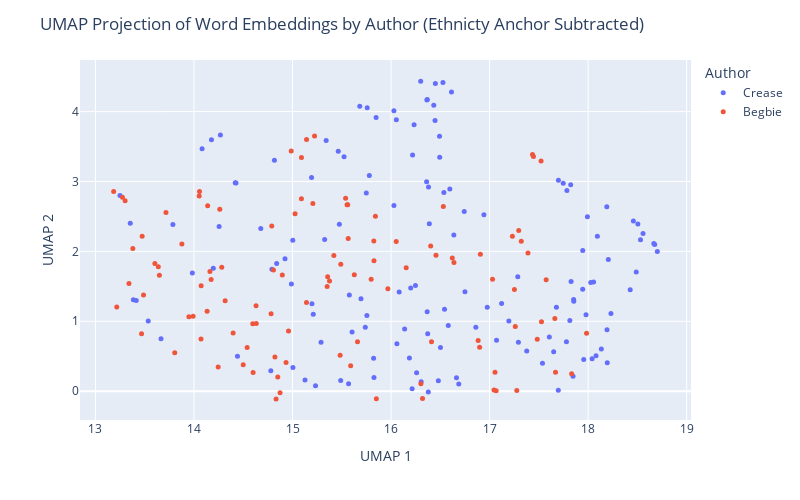

Notebook cell for this chart:
### Code cell
# plot using plotly to further explore
import plotly.express as px
import textwrap

def wrap_text(text, width=60):
    return '<br>'.join(textwrap.wrap(text, width=width))

umap_df = pd.DataFrame(proj, columns=['UMAP 1', 'UMAP 2'])
umap_df['Author'] = labels
umap_df['Text'] = [snip for auth in judge_snippets for snip in judge_snippets[auth]]
umap_df['Text'] = umap_df['Text'].apply(lambda t: wrap_text(t, width=50))

fig = px.scatter(umap_df, x='UMAP 1', y='UMAP 2', 
                 color='Author', hover_data=['Text'], 
                 width=800, height=500 )
fig.update_traces(marker=dict(size=5))
fig.update_layout(title='UMAP Projection of Word Embeddings by Author (Ethnicty Anchor Subtracted)')
fig.show()

fig.write_html("umap_projection.html")

### Figure 1 — Plotly figure (JSON) as saved in the notebook; plotly's stock layout.template omitted (floating-point values rounded to 4 significant figures; data arrays with more than 128 entries replaced by an {"elided": "..."} marker saying what was removed)
{"data": [{"customdata": {"elided": "140x1 str values"}, "hovertemplate": "Author=Crease<br>UMAP 1=%{x}<br>UMAP 2=%{y}<br>Text=%{customdata[0]}<extra></extra>", "legendgroup": "Crease", "marker": {"color": "#636efa", "size": 5, "symbol": "circle"}, "mode": "markers", "name": "Crease", "orientation": "v", "showlegend": true, "type": "scatter", "x": {"elided": "140 float values"}, "xaxis": "x", "y": {"elided": "140 float values"}, "yaxis": "y"}, {"customdata": [["(5) If it appears that a tax is not bona fide<br>within the purpose provided for, but is imposed<br>with the real purpose of discriminating against a<br>class, it is not within the justification of the<br>enabling statute, and, on the facts, the tax in<br>question was intended not for the purpose of<br>raising a revenue, but as a restriction on the<br>Chinese."], ["Indeed if no restriction whatever be placed on the<br>word \" other\" in that section; if the Provincial<br>Legislature can insist upon imposing licenses upon<br>everything and upon every act of life, and tax<br>each licensee at any moment they please, there<br>would be a very simple way of excluding every<br>Chinaman from the Province, by imposing a<br>universal tax, not limited to any nationality, of<br>one or two thousand dollars per annum for a<br>license to Judgment."], ["No Chinaman will shave the back of his head; no<br>true moujik will shave his chin."], ["I rather think that the auctioneers would<br>repudiate this alleged similarity of their<br>occupation to that of a Chinese washerman."], ["assing Chinamen, supposed to be the only persons<br>carrying on this industry."], ["REGINA v. MEE WAH to subject Chinamen to<br>exceptional disadvantages it is clearly<br>unconstitutional."], ["G. to the report of the recent Chinese Conmission,<br>p. 379, and by Mr. Justice CREASE in Wing Chong's<br>case, 1 B.C.R."], ["Justices FIELD, HOFFMAN, SAWYER and DEADY and<br>other Judges whom they cite, all confirm this,<br>that a State, or Provincial law imposing special<br>disabilities or unequal burdens on Chinamen is<br>unconstitutional and void."], ["Statutes were by their title and preamble REGINA<br>v. MEE WAH expressly aimed at Chinamen by name;<br>that this distinction also renders inapplicable<br>all the United States' cases cited; that this<br>enactment is quite general extending to all<br>laundries without exception and we must not look<br>beyond the words of the enactment to enquire what<br>its object was; that there is in fact one laundry<br>in Victoria not conducted by Chinamen on which the<br>tax will fall with equal force so that it is<br>impossible to say that Chinamen are hereby<br>exclusively selected for taxation; the<br>circumstance that they are chiefly affected being<br>a mere coincidence; that the bylaw only imposes<br>$100.00 per annum, keeping far within the limit of<br>$150.00 permitted by the Statute; that the tax<br>clearly is calculated to procuring additional<br>Municipal revenue and that no other object is<br>hinted at."], ["I, for my part, cannot arrive at any other<br>conclusion than that it is specially directed<br>against Chinamen because they are Chinamen and for<br>no other Judgment."], ["The appellants' contention that the clause is<br>merely intended to hamper or expel Chinamen is<br>much strengthened by considering the amount of the<br>tax sanctioned, which is $150.00 per annum,<br>whereas the limit sanctioned by the Legislature in<br>the case of any retail shop, however extensive or<br>lucrative its business, is only $10.00 per annum."], ["The test is whether on the whole statute the<br>Legislature can fairly be held to have said : \"Let<br>us impose a tax in order to raise a revenue,<br>though perhaps it may fall on Chinamen,\" or \" let<br>us impose this tax in order to fall on Chinamen,<br>though perhaps it will raise no revenue.\""], ["When we find (1st) no other description of labour<br>taxed at all ; (2nd) this description of labour<br>practically quite abandoned to Chinamen alone ;<br>(3rd) this description of labour taxed at fifteen<br>times the rate permitted to be levied on any<br>retail shop ; (4th) that a preliminary Provincial<br>Act has declared Chinamen incapable of the<br>franchise which they formerly exercised."], ["I cannot doubt but that the tax is directed<br>against Chinamen, as such."], ["It is not competent to the Provincial Legislature,<br>or to a municipality, to deprive, generally,<br>particular nationalities or individuals of the<br>capacity to take out municipal trade licenses ; e.<br>g., a Chinaman has a right to apply for a<br>pawnbroker's license."], ["Application for a mandamus to the Corporation of<br>the City of Victoria to compel the renewal to the<br>prosecutors (Chinamen) of a pawnbroker's license."], ["It is alleged by the prosecution, and not denied,<br>that the Council have in fact ordered the<br>Collector to issue no pawnbroking license to any<br>Chinaman."], ["In the French colony of Cayenne, the Town Council<br>recently handi- capped the superior capacities of<br>the Chinaman by imposing on merchants of that<br>empire an extra tax of $300 per annum, deeming it<br>also expedient to handicap English and German<br>traders by a surtax of $200 on them."], ["Chinamen in British Columbia appear to follow any<br>description of industry which may appear useful,<br>i.e., in which they can obtain employment or earn<br>their livelihood."], ["The menial businesses of washing and of splitting<br>and Chinese washer sawing stovewood are almost<br>entirely engrossed by Chinamen."], ["Every Chinaman in British Columbia has the air of<br>having worked, and of being ready to work, with<br>his hands, except a few who practice as medical<br>men and the leading commercial men."], ["Chinamen do not much trouble the hospitals."], ["I never heard of Chinamen becoming a burden on the<br>private charity of the whites."], ["I have an indistinct remembrance of having been<br>once asked to contribute to the cost of removing a<br>disabled Chinaman; I am not sure."], ["Industry, economy, sobriety, and law-abidingness<br>are exactly the four prominent qualities of<br>Chinamen as asserted both by their advocates and<br>their adversaries."], ["Lazy, drunken, extravagant, and turbulent: this<br>is, by the voices of their friends and foes,<br>exactly what a Chinaman is not."], ["If Chinamen would only be less industrious and<br>economical, if they would but occasionally get<br>drunk, they would no longer be the formidable<br>competitors with the white man which they prove to<br>be in the labor market; there would be no longer a<br>cry for their suppression."], ["But these qualities meet with no competition here;<br>and the Chinaman sees no person to take his place<br>were he to abdicate it."], ["I have heard an individual Chinaman stigmatized as<br>\"lazy ;\" but the fact was he conceived himself<br>insulted, and was sulking."], ["I cannot recall to memory that I ever saw or heard<br>of a Chinaman being drunk."], ["There is scarcely an epithet so removed from the<br>notion of a Chinaman as \"turbulent,\" though of<br>course they may be provoked to resist violence."], ["employment as domestics, their large brotherhoods,<br>necessarily impenetrably secret to the whites, and<br>the unguarded condition of our houses, the<br>pilfering by Chinamen servants is really quite<br>inconsiderable."], ["I believe that two of the white servants I have<br>had have pilfered more from me  than any twenty<br>Chinamen in Victoria ever stole from their<br>employers..    5."], ["I do not think that the feeling of the whites<br>against Chinamen has much changed; but I do not<br>recollect anything that can be called \"agitation \"<br>against them until Confederation."], ["This dislike, which otherwise might lie dormant or<br>inert, is certainly mutual; it is manifested in<br>China, we are- told, more extensively and<br>stringently than here, and without any impulse<br>there from direct competition for bread."], ["Europeans at Canton or Shanghai are not safe<br>beyond their allotted cantonments, any more than a<br>Chinaman would have been on Williams Creek twenty<br>years ago."], ["The Chinaman is in every respect the reverse of an<br>European, except that he is a man."], ["Accordingly, before the close of the First<br>Parliament after Confederation, Chinamen were<br>deprived of the right of franchise, which they had<br>previously enjoyed."], ["This was on the ostensible ground that all<br>Chinamen were actuated merely by direct money<br>considerations."], ["The same distinguished writer whom I have already<br>quoted on the Judenhetze, observes, in speaking of<br>the rival programmes in the existing presidential<br>campaign in the United States: \"The Irish vote or<br>the republican working man cannot be wooed<br>successfully without attacks on the bloated<br>capitalist, on English tyranny or treachery, or on<br>the unfortunate immigrants from China.” Mutato<br>nomine."], ["There are several matters alleged against<br>Chinamen: One is the extraordinarily small space<br>into which a cluster of them will retire for rest."], ["But I have seen in a good-sized house, where there<br>was plenty of cubic space, and where each person<br>might have had a separate bunk, five or six<br>Chinamen, not lodgers but owners, sleeping in a<br>heap as above described."], ["It is common to attribute to Chinamen generally,<br>that they are infested with disgusting diseases --<br>e. g., leprosy."], ["When an orator talks of Chinese lepers, it is<br>exactly the same unmeaning abuse as when a Canton<br>periodical holds out to popular indignation the<br>foreign \"red devils.\""], ["There is no leprosy or diabolism in the case;<br>though of course a Chinaman, like any other man,<br>may be a leper."], ["The orator merely wishes to impress his audience<br>with the belief that 'he strongly objects to<br>Chinamen."], ["A Chinaman was once pointed out to me who was<br>alleged to be a leper."], ["That was the only case of skin disease I remember<br>to have noticed or heard of among Chinamen."], ["These certainly were not contracted from Chinamen."], ["The Chinese, and I believe other Asiatic nations,<br>use opium extensively."], ["The enormous consumption which this implies does<br>not appear to prevent Chinamen from being the most<br>prolific race, the most indefatigable laborers,<br>and the keenest traders in the world."], ["If any Chinamen here abuse the drug by over-<br>indulgence, they must hide themselves, or at all<br>events they have entirely escaped my observation."], ["If their example persuades any white people to<br>similar over-indulgence, of which I am equally<br>ignorant, these must be a very degraded class-<br>weaker and more degraded than the Chinaman whose<br>expulsion is demanded."], ["Opium, as generally used here, is probably as<br>harmless as tobacco, which is also extensively<br>used in British Columbia by Chinamen."], ["All the evils arising from opium in British<br>Columbia in a year do not, probably, equal the<br>damage, trouble and expense occasioned to<br>individuals and to the state by whiskey in a<br>single month, or perhaps in some single night, As<br>already observed, I do not remember ever to have<br>seen a drunken Chinaman; and the argument against<br>Chinamen founded on opium appears to be analogous<br>to the comparison of the mote and the beam."], ["It is alleged that not only the aggregation of<br>Chinamen in their dwellings is a source of danger<br>to the public health, but that their habits are<br>filthy."], ["There are of course dirty Chinamen."], ["Any family in British Columbia will, at once,<br>without any enquiry as to his cleanliness, admit<br>the first Chinaman who offers as a cook-where a<br>cook is wanted; and really it may be said that no<br>washing is given out to people of any other<br>nation."], ["Whether the presence of Chinamen is any longer<br>desirable in British Colombia, is to a certain<br>extent a matter of opinion."], ["That Chinamen are very large till within a year,<br>mainly, employed in all the laborious parts of our<br>coal mines ; 2nd."], ["I do not see how people would get on here at all<br>without Chinamen."], ["If Chinamen were expelled, employers of labor<br>would probably have to leave the province; and<br>when they were gone, where would the employed be?"], ["There are supposed to be in California more than<br>120,000 Chinamen."], ["It is probable that in that state, as in British<br>Columbia, a good deal more than half the manual<br>labor is performed by Chinamen."], ["Within a radius of two miles there are at this<br>time no less than 500 Chinamen engaged in<br>gathering the hop crop."], ["For a field of twenty-five or thirty acres about<br>100 Chinamen are employed."], ["The Chinamen work by contract, and they rush from<br>morning till night, seeming never to tire."], ["As soon as a box is filled a loud yell informs the<br>foreman, who brings a sack, into which the box is<br>emptied, and the Chinamen are given a check."], ["Two Chinamen can pick from two to three boxes in a<br>day, and as they receive $1.50 per box it will be<br>seen that they are earning white men's wages."], ["Last year they only received $1.25, but help at<br>this time is scarce and the China bosses had only<br>to demand the raise and get it."], ["Now the only paying industries here are the<br>canneries and shoe factories, in both of which the<br>labor is almost exclusively Chinese."], ["Owing to a very great superiority in the mineral,<br>the coal mines have paid largely, notwithstanding<br>the rates of white miners wages, unequalled<br>elsewhere; but the coal mines have hitherto<br>largely employed Chinamen also."], ["After all that I have said about Chinamen, I can<br>lay no more claim to consistency than anybody else<br>in British Columbia."], ["I have always asserted their good qualities; but I<br>have never in twenty-six years had a Chinaman in<br>my house, an expensive whim that nobody else has<br>indulged in."], ["Still, I have had my opportunities of seeing and<br>hearing, for in all that time, I do not think I<br>ever knew a family that did not employ at least<br>one Chinaman."], ["The combination which it is intended to suggest<br>would be, I suppose, that the legislature should<br>forbid such arrivals of Chinamen, and that the<br>white population should \" boycott \" those<br>remaining here; or else that the legislature<br>should decree their expulsion."], ["The normal rates of wages are five shillings for<br>Chinamen, and in Victoria eight shillings for<br>white men."], ["I cannot believe that it has; on the contrary, as<br>the presence of Chinamen has enabled some small<br>capital to be accumulated, they must have<br>augmented the wages fund in the province: i. e.,<br>the loose capital seeking to increase itself by<br>the employment of reproductive labor."], ["I do not believe that any single European in the<br>province would employ a Chinaman about any<br>undertaking if he could procure an European,<br>irrespective of wages, unless, of course, the<br>European demanded wages which precluded all profit<br>on the undertaking."], ["Chinamen are employed not so much because their<br>normal money tariff is lower than the whites and<br>yet not much lower; many Chinamen get $30, and<br>some even $35 and $40, per month-as because they<br>are, as a rule, more sober, steady, docile and<br>industrious."], ["With very few exceptions, indeed, I never met a<br>Chinaman whom I could understand, beyond the<br>commonest wants, or by whom I could feel any<br>certainty that I was understood, even for an<br>ordinary message."], ["Yet I have often feared that I should be compelled<br>to fall into the universal practice and take<br>Chinese servants into my house-which I have never<br>yet done."], ["I have never personally observed any effect by the<br>Chinese upon the morals of the white people."], ["The latter have occasionally been induced by race-<br>prejudice to indulge in acts of violence ; but it<br>would be too much to say from thence that the<br>Chinaman had corrupted his cowardly assailants."], ["One Chinaman, last year, pleaded guilty to an<br>indictment for indecent assault on two girls of<br>ten or eleven and twelve or thirteen years."], ["However that is the only case I remember in which<br>it could be alleged that a Chinaman had had any<br>evil effect upon the morals of the whites, a<br>matter upon which they can have but very little<br>influence, either for good or evil."], ["Whites who have evil communications with Chinese<br>must themselves be lamentably depraved beforehand;<br>and so, I should be disposed to say, immoral<br>Chinese are not only not more injurious, but they<br>are quite innocuous to the morals of the whites,<br>in comparison with white people of similar or<br>allied habits."], ["I have seen unmistakable prostitutes in the<br>Chinese quarter of Victoria."], ["Drunken whites, I am sorry to say, are often to be<br>seen in Victoria, by night or by day; but I do not<br>remember ever to have seen a Chinaman under the<br>influence of liquor."], ["Debauched whites sometimes frequent, I believe,<br>Chinese brothels, as they do Indian brothels."], ["I don't think serious breaches of the peace are<br>proportionately more frequent in Chinese brothels<br>than in those kept by white women."], ["Indian brothels breed the most disturbances; and<br>they are close to the Chinese quarter."], ["I have omitted to state that Chinamen here are<br>generally divided into two tribes, or clans-there<br>may be more, but I have often had my attention<br>drawn to these two-viz ."], ["When a breach of the peace occurs among Chinamen,<br>the culprits are generally Canton versus Hong<br>Kong; and when these come into court, either in<br>criminal or civil cases, it is common to allow<br>each side to have an interpreter; as well to watch<br>that the evidence is truly interpreted as also to<br>explain it to their respective clients."], ["Owing partly to this, and partly also to their<br>unintelligibility to whites, and vice versa, it is<br>usual when twenty or thirty hands are engaged, e.<br>g., at a cannery, not to make the contract with<br>each workman separately, but with some one<br>Chinaman who has learned some English, leaving him<br>to sub-contract with the men; and he being the<br>sole medium of communication between them and the<br>owner of the cannery, this arrangement, though<br>unavoidable, necessarily leaves the men a good<br>deal at the mercy of this foreman."], ["Sometimes this takes place on a much larger scale,<br>and a Chinese merchant here will contract for a<br>whole cargo of Chinamen, fresh from China, whom he<br>engages to provide with employment, and then<br>drafts them out to different employers here, for<br>roads, canneries, etc."], ["A miner who feels no shame in purchasing the<br>possession of a female for a single night for $20,<br>is scandalized when a Chinaman pays $500 for the<br>possession of a female for six months, or until<br>they disagree."], ["No disgust is felt by Europeans when parents make<br>it a sine qua non on consenting to their<br>daughters' marriage that the husband shall settle<br>ten or twenty thousand dollars upon her; but it is<br>infamous if a Chinaman purchases the consent of<br>parents or guardians for one thousand dollars."], ["The woman is a slave sold into prostitution, but<br>the Chinese themselves look upon it in a different<br>light."], ["There was a case not long ago in court, before<br>myself, on habeas corpus: A Chinese girl was<br>contracted to marry a man who had offered the<br>guardians five hundred dollars."], ["I apprehend much of what is said about Chinese<br>slavery and prostitution proceeds from imperfect<br>consideration of the difference between Christian<br>and non-Christian marriage; but I only guess this,<br>I know scarcely anything about it."], ["Another ground on which I have heard it asserted<br>that slavery is general among Chinamen here, is<br>rather, I suspect, a proof of their freedom, or<br>would be so accepted among whites."], ["I have no doubt but that compulsion is put on all<br>Chinamen, so that it is very difficult for them to<br>obtain work, if they remain outside this<br>organization."], ["It is yet further urged against the Chinese, as<br>showing their unfitness to dwell in the land, that<br>they show no respect to our laws, nor to our<br>appointed courts, but refer their differences to<br>private tribunals of their own, whose behests are<br>carried out, irrespective of their conformity with<br>our laws and are never disputed in our courts."], ["The Chinese, like most other nations with any<br>pretence to civilization, have some methods for<br>referring private disputes to arbitrators chosen<br>by the parties themselves."], ["That the awards of Chinese arbitrators are always<br>accepted without demur (if the fact be as alleged)<br>would surely be a strong evidence of the equity of<br>the award, and the good sense of the parties in<br>difference; for it is utterly untrue that Chinamen<br>ignore our courts, or treat them with any want of<br>respect."], ["the nature and results of trades-unions at home,<br>after every enquiry possible; how much more<br>difficult would it be to arrive at facts here,<br>where they must necessarily be shrouded behind the<br>impenetrable and irresponsible screen of a Chinese<br>interpreter?"]], "hovertemplate": "Author=Begbie<br>UMAP 1=%{x}<br>UMAP 2=%{y}<br>Text=%{customdata[0]}<extra></extra>", "legendgroup": "Begbie", "marker": {"color": "#EF553B", "size": 5, "symbol": "circle"}, "mode": "markers", "name": "Begbie", "orientation": "v", "showlegend": true, "type": "scatter", "x": [17.83, 17.98, 14.28, 15.09, 15.42, 17.53, 17.57, 17.66, 17.26, 17.04, 17.67, 17.28, 17.03, 17.07, 17.44, 17.45, 17.52, 17.25, 15.21, 14.99, 15.8, 13.3, 13.88, 14.17, 14.78, 14.6, 15.36, 15.14, 14.07, 13.34, 14.93, 15.66, 14.16, 13.99, 15.85, 14.79, 14.54, 16.88, 14.83, 15.59, 15.63, 16.46, 14.81, 14.85, 14.4, 14.82, 14.07, 13.38, 13.18, 14.06, 15.38, 16.3, 14.9, 15.14, 13.8, 15.84, 13.27, 16.62, 15.03, 15.83, 13.6, 16.9, 15.56, 15.22, 15.55, 15.54, 15.97, 16.05, 15.83, 13.64, 15.09, 16.15, 13.65, 14.13, 13.49, 17.06, 15.57, 16.32, 15.35, 15.49, 13.95, 14.63, 13.47, 14.87, 17.3, 13.47, 14.96, 13.72, 13.22, 14.14, 14.26, 14.05, 14.63, 16.4, 16.91, 16.64, 17.23, 17.32, 14.5, 17.39, 14.25, 14.6, 14.32, 17.48, 16.53, 16.41, 15.48], "xaxis": "x", "y": [0.2504, 0.8277, 1.772, 2.755, 1.94, 0.993, 1.596, 1.039, 0.9267, 0.01791, 0.2694, 0.009348, 1.6, 0.006266, 3.385, 3.356, 3.294, 1.453, 2.685, 3.438, 1.601, 2.725, 2.106, 1.597, 1.107, 0.9632, 1.637, 1.27, 0.747, 1.541, 0.4108, 0.7085, 1.712, 1.072, -0.1087, 2.362, 0.6259, 0.7234, -0.1105, 0.3633, 1.666, 1.946, 1.734, 0.2042, 0.8328, 0.4889, 1.509, 2.04, 2.857, 2.857, 1.578, 0.1067, 1.662, 3.601, 0.5487, 2.504, 2.776, 1.907, 2.538, 1.867, 1.826, 0.6286, 2.666, 3.65, 2.669, 2.759, 1.465, 2.14, 2.15, 1.779, 3.345, 1.767, 1.659, 1.144, 1.374, 0.2692, 2.183, -0.106, 1.497, 1.817, 1.064, 0.9676, 2.217, -0.0238, 2.3, 0.8229, 0.8606, 2.556, 1.204, 2.653, 2.604, 2.792, 1.223, 2.078, 1.958, 1.843, 2.217, 2.144, 0.3761, 1.977, 0.3439, 0.2674, 1.293, 0.7437, 2.642, 0.7059, 0.5141], "yaxis": "y"}], "layout": {"height": 500, "legend": {"title": {"text": "Author"}, "tracegroupgap": 0}, "margin": {"t": 60}, "title": {"text": "UMAP Projection of Word Embeddings by Author (Ethnicty Anchor Subtracted)"}, "width": 800, "xaxis": {"anchor": "y", "domain": [0, 1], "title": {"text": "UMAP 1"}}, "yaxis": {"anchor": "x", "domain": [0, 1], "title": {"text": "UMAP 2"}}}}
